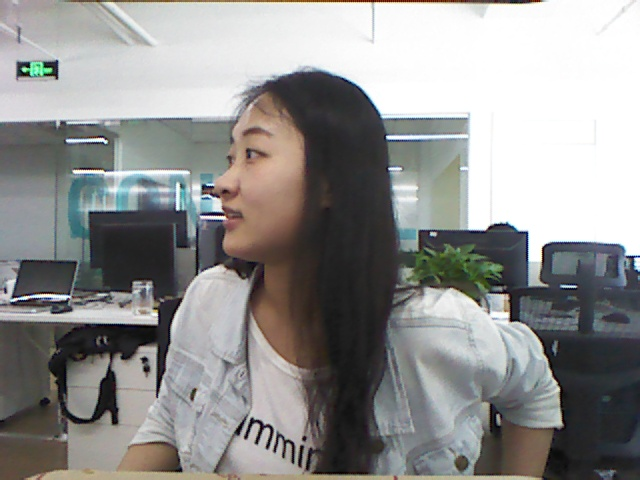
//> input picture interactive_learning_object/Untitled Folder/interactive_learning_object/saliency_detector/photos/rgb/rgb_image_128.jpg, 640 x 480 px, given in place of depth_image_15.png, which was not available
$ ./saliency_example   (built with g++ and OpenCV 4)
//> lines starting //> are read from the running program, lines starting //| are printed output that depends on the picture; after the words box and inside, x2 and y2 are one past the last pixel; in counts of white or black regions, pixels touching at a corner belong together; pictures that were not available may be replaced by others from this repository, and a replacement may not be noted
### interactive_learning_object/Untitled Folder/interactive_learning_object/saliency_detector/saliency_detector.h
/*
 ** Author: June Xie
 ** E-mail: ttxie@mobvoi.com
 ** Date: 2016-05-20 v1
 */
#ifndef LEARNINGOBJECT_SALIENCYDETECTOR_SALIENCYDETECTOR_H
#define LEARNINGOBJECT_SALIENCYDETECTOR_SALIENCYDETECTOR_H
#include <string>
#include <iostream>

#include <opencv2/core/core.hpp>
#include <opencv2/highgui/highgui.hpp>
#include <opencv2/imgproc/imgproc.hpp>

/*
 ** Function: SaliencyDetectionDepth is used to detect saliency from depth img and return a Rect.
 ** Dependency: OpenCV
 ** Input: The rgb and depth version of the same image in Mat format(OpenCV)
 ** Output: The saliency area in Rect format(OpenCV)
 */
namespace learn_obj {

class SaliencyDetector {

 public:
  // Constructor: class initialized
  // SaliencyDetectorDepth();
  // Detect the saliency Rect
  cv::Rect Detect(const cv::Mat& rgb_image, const cv::Mat& depth_image);
  private:
  // If it is devided by MaxMat, 3 will be better, other else 65535
  static const int koffset = 1;
  // Find the biggest element of mat
  int MaxMat(const cv::Mat& mat);
  // Turn Mat uint16_t to uint8_t
  void ConvertTo8U(cv::Mat& mat);
  // Count the pixel num of each Depth
  void EachDepthPixelNum(const cv::Mat& mat, int* vec);
  // Find the most depth, OFFSET the most several nearest depth, not the only one
  int FindBestOFFSET(int* vec, int offset);

};}
#endif //LEARNINGOBJECT_SALIENCYDETECTOR_SALIENCYDETECTOR_H

### interactive_learning_object/Untitled Folder/interactive_learning_object/saliency_detector/saliency_detector.cpp
/*
  Author: June Xie
  E-mail: ttxie@mobvoi.com
  Date: 2016-05-20 v1
*/
#include "saliency_detector.h"

using std::string;
using std::cout;
using std::endl;
using cv::Mat;

namespace learn_obj {

int SaliencyDetector::MaxMat(const Mat& mat) {
  int width = mat.rows;
  int height = mat.cols;
  uint16_t max;
  for (int i = 0; i < width; ++i)
  { //[shenli] open curly brace should be end of above line
    for (int j = 0; j < height; ++j)
    {
      if (max < mat.at<uint16_t>(i,j))
      {
        max = mat.at<uint16_t>(i,j);
      }
    }
  }
  return static_cast<int>(max);
}

void SaliencyDetector::ConvertTo8U(Mat& mat) {
  // int max = MaxMat(mat);
  int width = mat.rows;
  int height = mat.cols;
  for (int i = 0; i < width; ++i) {
    for (int j = 0; j < height; ++j) {
      mat.at<uint16_t>(i,j) = mat.at<uint16_t>(i,j)*(1.0/65535)*255.0;
    }
  }
}

void SaliencyDetector::EachDepthPixelNum(const Mat& mat, int* vec) {
  int width = mat.rows;
  int height = mat.cols;
  for (int i = 0; i < width; ++i)
  {
    for (int j = 0; j < height; ++j)
    {
      int k = int(mat.at<uint16_t>(i,j));
      vec[k]++;
    }
  }
}

int SaliencyDetector::FindBestOFFSET(int* vec, int offset) {
  int max_i;
  int max_sum=0;
  for (int i = 1; i < 256-offset; ++i) {
    int sum = 0;
    for (int j = 0; j < offset; ++j) {
      sum = vec[i+j];
    }
    if (sum > max_sum) {
      max_sum = sum;
      max_i = i;
    }
  }
  return max_i;
}

cv::Rect SaliencyDetector::Detect(const cv::Mat& rgb_image, const cv::Mat& depth_image) {

	cv::Mat depth_image_uint8 = depth_image;
  if (MaxMat(depth_image) > 255)
    ConvertTo8U(depth_image_uint8);

  int depth_pixel_num[256] = {0};
  EachDepthPixelNum(depth_image_uint8, depth_pixel_num);

  int max_n = FindBestOFFSET(depth_pixel_num, koffset);

  // Checks if array elements lie between the elements of two other arrays
  Mat mask;
  cv::inRange(depth_image_uint8, max_n, max_n+koffset-1, mask);

  // MedianBlur to filter the noise, it outperforms the dstImg
  Mat dst_image = mask.clone();

  // GaussianBlur(depthImg, dstImg, Size(5,5), 0, 0);
  cv::medianBlur(mask, dst_image, 5);

  // find contours from the image
  std::vector<std::vector<cv::Point>> contours;
  cv::findContours(dst_image, contours, cv::RETR_EXTERNAL, cv::CHAIN_APPROX_NONE);
  // find the largest area
  Mat area(1,contours.size(),CV_32FC1);
  float max_area = area.at<float>(0);
  int max_i=0;
  for (int i = 0; i < contours.size(); ++i)
  {
    area.at<float>(i) = cv::contourArea(contours[i]);
    if (max_area < area.at<float>(i))
    {
      max_area = area.at<float>(i);
      max_i = i;
    }
  }

  cv::Rect saliency_rect_ = cv::boundingRect(contours[max_i]);
  return saliency_rect_;
}}

### interactive_learning_object/Untitled Folder/interactive_learning_object/saliency_detector/saliency_example.cpp
#include <iostream>
#include <fstream>

#include "saliency_detector.h"

using namespace cv;
// using namespace learnObj;

int main(int argc, char const *argv[]) {

  Mat depth_image = imread("/home/june/ClionProjects/interactive_learning_object/saliency_detector/photos/depth/depth_image_15.png", CV_LOAD_IMAGE_ANYDEPTH);
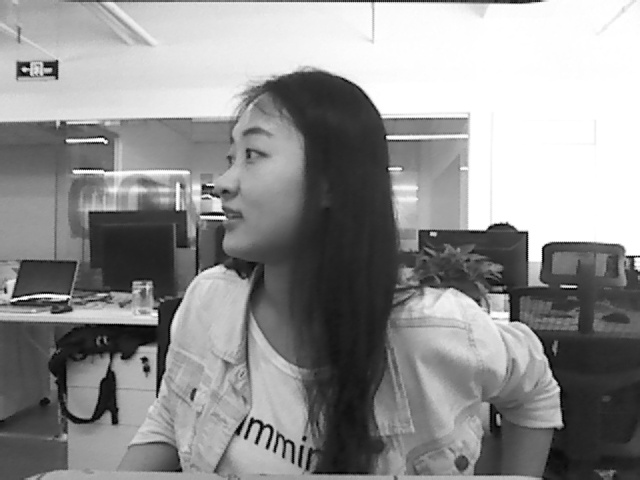
//> depth_image: 480 rows x 640 cols, CV_8UC1; min 0, max 255, mean 144.8
  Mat rgb_image = imread("/home/june/ClionProjects/interactive_learning_object/saliency_detector/photos/rgb/rgb_image_15.jpg", CV_LOAD_IMAGE_UNCHANGED);
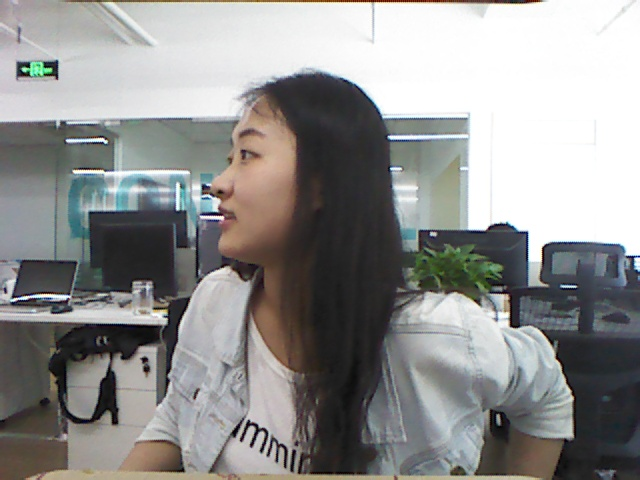
//> input picture interactive_learning_object/Untitled Folder/interactive_learning_object/saliency_detector/photos/rgb/rgb_image_131.jpg, 640 x 480 px, given in place of rgb_image_15.jpg, which was not available
//> rgb_image is the input picture: 480 rows x 640 cols, CV_8UC3; mean B, G, R 143.4, 144.5, 144.7

  learn_obj::SaliencyDetector sd;
  Rect cnt;
  cnt = sd.Detect(rgb_image, depth_image);
//> the loop in MaxMat, `for (int i = 0; i < width; ++i)` made 480 passes
//> max on passes 1 to 3: 65534, 65535, 65535
//> after the loop in MaxMat, `for (int i = 0; i < width; ++i)`: max = 65535
//> after the loop in ConvertTo8U, `for (int i = 0; i < width; ++i)`:
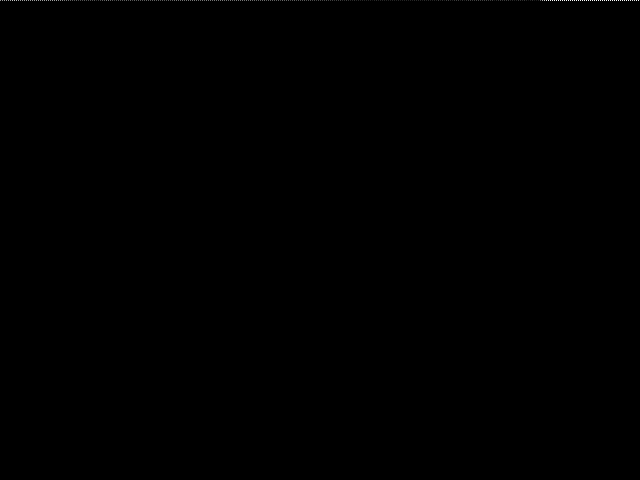
//> mat: 480 rows x 640 cols, CV_8UC1; min 0, max 254, mean 0.1
//> in Detect, `EachDepthPixelNum(depth_image_uint8, depth_pixel_num);`: depth_pixel_num = 256 values, max 306880 at index 0, min 0 at index 1, mean 1200
//> the loop in FindBestOFFSET, `for (int i = 1; i < 256-offset; ++i)` made 254 passes
//> (sum, max_sum) on passes 21, 30, 34, 35, 37: (1, 1), (3, 3), (5, 5), (8, 8), (10, 10)
//> max_sum on passes 253 to 254: 14, 15
//> after the loop in FindBestOFFSET, `for (int i = 1; i < 256-offset; ++i)`: max_sum = 15; max_i = 254
//> in Detect, `cv::inRange(depth_image_uint8, max_n, max_n+koffset-1, mask);`: mask: 480 rows x 640 cols, CV_8UC1; 0% white in thin lines or dots, all inside (x1, y1, x2, y2) = (554, 0, 615, 1)
//> in Detect, `cv::medianBlur(mask, dst_image, 5);`: dst_image: 480 rows x 640 cols, CV_8UC1; every value is 0
//> in Detect, `cv::findContours(dst_image, contours, cv::RETR_EXTERNAL, cv::CHAIN_APP..`: contours = 0 contours
//> (the run ends here: the program crashes, at `float max_area = area.at<float>(0);`)
